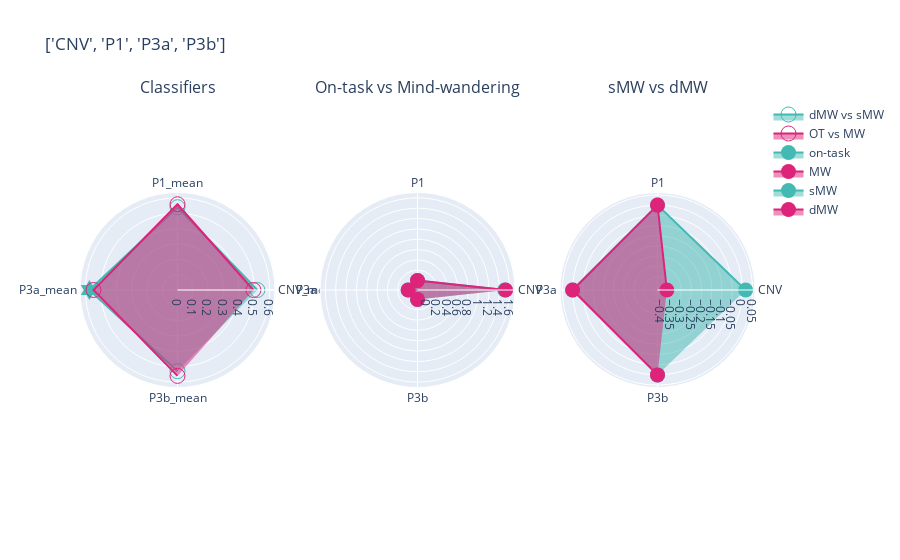
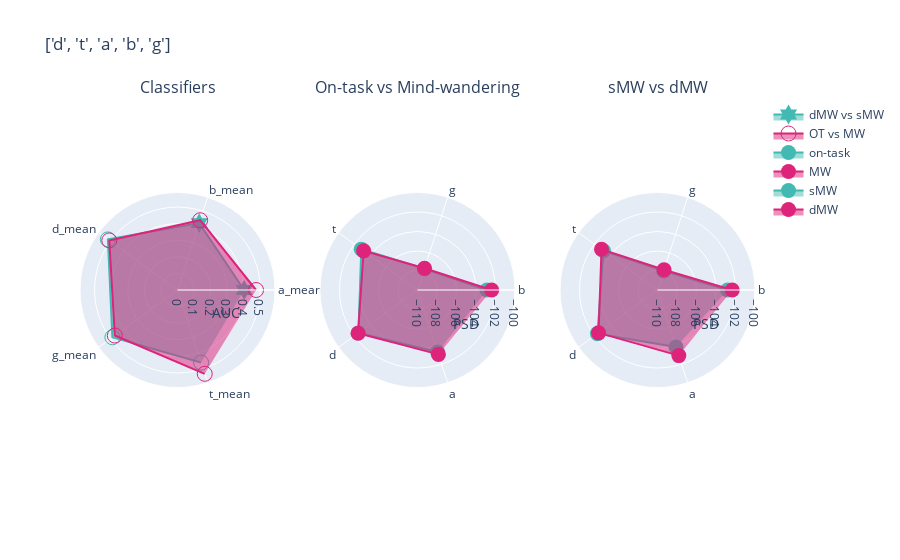
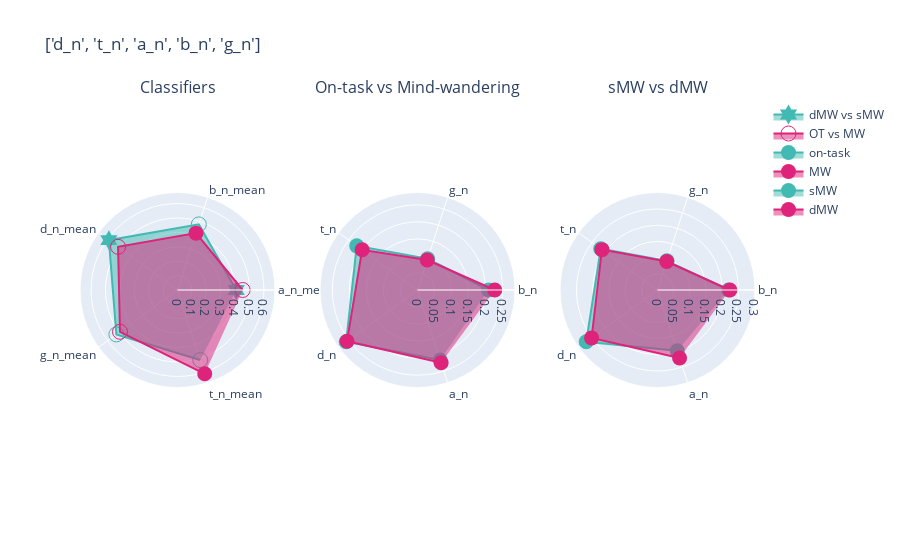
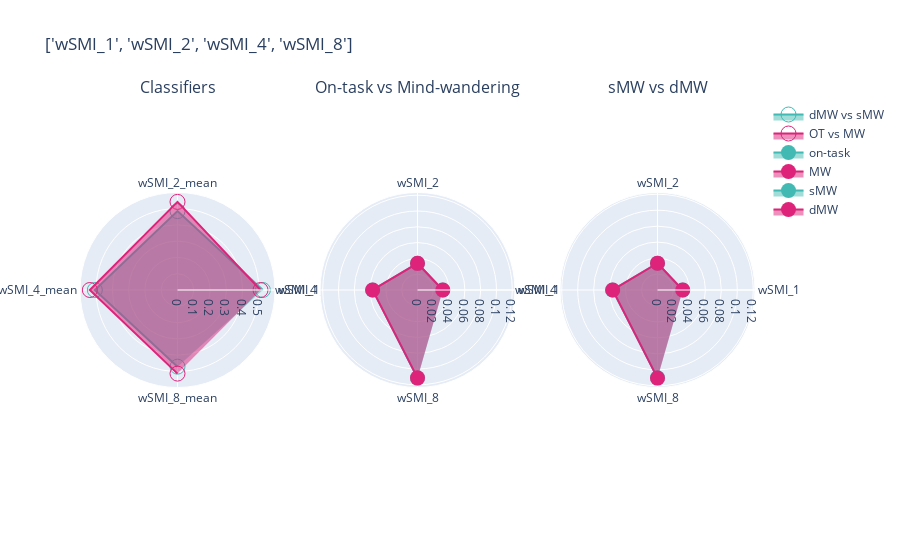

Notebook code cell kept with these figures, in order:
### Markdown cell above
# Radar plots for all type of markers

### Code cell
for i in types_markers:
    marker = i
    smw  = df_mw.query("mind == 'sMW'")
    smw = smw[smw['markers'].isin([i for i in marker])]
    dmw  = df_mw.query("mind == 'dMW'")
    dmw = dmw[dmw['markers'].isin([i for i in marker])]
    MW  = df_mind.query("mind2 == 'mw'")
    MW = MW[MW['markers'].isin([i for i in marker])]
    ot  = df_mind.query("mind2 == 'on-task'")
    ot = ot[ot['markers'].isin([i for i in marker])]
    mw =aucs_mw[aucs_mw['markers'].isin([i+'_mean' for i in marker])]
    mind =aucs_mind[aucs_mind['markers'].isin([i+'_mean' for i in marker])]


    fig = make_subplots(rows=1, cols=3, 
                        subplot_titles = ['Classifiers', 'On-task vs Mind-wandering','sMW vs dMW'],
                        specs=[[{"type": "scatterpolar"}, {"type": "polar"}, {"type": "polar"}]])

    fig.add_trace(go.Scatterpolar(
        r=mw.AUC,
        theta=mw['markers'],
        fill='toself',
        name='dMW vs sMW', 
        marker = {'color':lblue, 'size': 15},
        marker_symbol= mw.symbol.to_list()
    ),
        row = 1, col = 1)

    fig.add_trace(go.Scatterpolar(
        r=mind.AUC,
        theta=mind['markers'],
        fill='toself',
        name='OT vs MW',
        marker = {'color':pink, 'size': 15},
        marker_symbol= mind.symbol.to_list()
    ),
        row = 1, col = 1)

    fig.add_trace(go.Scatterpolar(
        r=ot.val,
        theta=ot['markers'],
        fill='toself',
        name='on-task', 
        marker = {'color':lblue, 'size': 15},
    #     marker_symbol= symbol_fun(dmw['markers'])
    ),
        row = 1, col = 2)

    fig.add_trace(go.Scatterpolar(
        r=MW.val,
        theta=MW['markers'],
        fill='toself',
        name='MW',
        marker = {'color':pink, 'size': 15},
    #     marker_symbol= 'symbol_fun(smw['markers'])'
    ),
        row = 1, col = 2)

    fig.add_trace(go.Scatterpolar(
        r=smw.val,
        theta=dmw['markers'],
        fill='toself',
        name='sMW', 
        marker = {'color':lblue, 'size': 15},
    #     marker_symbol= symbol_fun(dmw['markers'])
    ),
        row = 1, col = 3)

    fig.add_trace(go.Scatterpolar(
        r=dmw.val,
        theta=dmw['markers'],
        fill='toself',
        name='dMW',
        marker = {'color':pink, 'size': 15},
    #     marker_symbol= symbol_fun(smw['markers'])
    ),
        row = 1, col = 3)
    
    if marker == freqs:
        fig.update_polars(radialaxis= {'title': 'AUC',}, row=1, col=1)
        fig.update_polars(radialaxis= {'title': 'PSD','range':[-110, -100]}, row=1, col=2)
        fig.update_polars(radialaxis= {'title': 'PSD','range':[-110, -100]}, row=1, col=3)
    elif marker == p_e:
        fig.update_polars(radialaxis= {'title': 'AUC',}, row=1, col=1)
        fig.update_polars(radialaxis= {'title': 'PSD','range':[0.5, 1]}, row=1, col=2)
        fig.update_polars(radialaxis= {'title': 'PSD','range':[0.5, 1]}, row=1, col=3)

    fig.update_layout(
        title=f"{marker}",
    #     width=500,
    #     height=500,

        polar=dict(
        radialaxis=dict(
          visible=True,

        ),
      ),

    )

    fig.show()
#     pio.write_json(fig, 'Figs/radar_auc_freq_n.plotly')

### Figure 1 — Plotly figure (JSON) as saved in the notebook; plotly's stock layout.template omitted (floating-point values rounded to 4 significant figures)
{"data": [{"fill": "toself", "marker": {"color": "#42B9B2", "size": 15, "symbol": ["circle-open", "circle-open", "hexagram", "circle-open"]}, "name": "dMW vs sMW", "r": [0.5201, 0.5391, 0.5738, 0.5284], "subplot": "polar", "theta": ["CNV_mean", "P1_mean", "P3a_mean", "P3b_mean"], "type": "scatterpolar"}, {"fill": "toself", "marker": {"color": "#DE237B", "size": 15, "symbol": ["circle-open", "circle-open", "circle-open", "circle-open"]}, "name": "OT vs MW", "r": [0.4943, 0.5583, 0.5468, 0.5592], "subplot": "polar", "theta": ["CNV_mean", "P1_mean", "P3a_mean", "P3b_mean"], "type": "scatterpolar"}, {"fill": "toself", "marker": {"color": "#42B9B2", "size": 15}, "name": "on-task", "r": [1.504, 9.045e-07, 5.296e-07, 1.475e-06], "subplot": "polar2", "theta": ["CNV", "P1", "P3a", "P3b"], "type": "scatterpolar"}, {"fill": "toself", "marker": {"color": "#DE237B", "size": 15}, "name": "MW", "r": [1.522, 3.372e-07, -2.889e-07, 8.672e-07], "subplot": "polar2", "theta": ["CNV", "P1", "P3a", "P3b"], "type": "scatterpolar"}, {"fill": "toself", "marker": {"color": "#42B9B2", "size": 15}, "name": "sMW", "r": [0.01583, 3.141e-07, -4.459e-07, 1.504e-06], "subplot": "polar3", "theta": ["CNV", "P1", "P3a", "P3b"], "type": "scatterpolar"}, {"fill": "toself", "marker": {"color": "#DE237B", "size": 15}, "name": "dMW", "r": [-0.371, -1.692e-07, -1.253e-06, 1.214e-06], "subplot": "polar3", "theta": ["CNV", "P1", "P3a", "P3b"], "type": "scatterpolar"}], "layout": {"annotations": [{"font": {"size": 16}, "showarrow": false, "text": "Classifiers", "x": 0.1444, "xanchor": "center", "xref": "paper", "y": 1, "yanchor": "bottom", "yref": "paper"}, {"font": {"size": 16}, "showarrow": false, "text": "On-task vs Mind-wandering", "x": 0.5, "xanchor": "center", "xref": "paper", "y": 1, "yanchor": "bottom", "yref": "paper"}, {"font": {"size": 16}, "showarrow": false, "text": "sMW vs dMW", "x": 0.8556, "xanchor": "center", "xref": "paper", "y": 1, "yanchor": "bottom", "yref": "paper"}], "autosize": true, "polar": {"angularaxis": {"type": "category"}, "domain": {"x": [0, 0.2889], "y": [0, 1]}, "radialaxis": {"autorange": true, "range": [0, 0.6166], "type": "linear", "visible": true}}, "polar2": {"angularaxis": {"type": "category"}, "domain": {"x": [0.3556, 0.6444], "y": [0, 1]}, "radialaxis": {"autorange": true, "range": [-0.1227, 1.645], "type": "linear"}}, "polar3": {"angularaxis": {"type": "category"}, "domain": {"x": [0.7111, 1], "y": [0, 1]}, "radialaxis": {"autorange": true, "range": [-0.4021, 0.04702], "type": "linear"}}, "title": {"text": "['CNV', 'P1', 'P3a', 'P3b']"}}}

### Figure 2 — Plotly figure (JSON) as saved in the notebook; plotly's stock layout.template omitted (floating-point values rounded to 4 significant figures)
{"data": [{"fill": "toself", "marker": {"color": "#42B9B2", "size": 15, "symbol": ["hexagram", "hexagram", "circle-open", "circle-open", "circle-open"]}, "name": "dMW vs sMW", "r": [0.402, 0.4241, 0.5192, 0.4854, 0.4604], "subplot": "polar", "theta": ["a_mean", "b_mean", "d_mean", "g_mean", "t_mean"], "type": "scatterpolar"}, {"fill": "toself", "marker": {"color": "#DE237B", "size": 15, "symbol": ["circle-open", "circle-open", "circle-open", "circle-open", "circle-open"]}, "name": "OT vs MW", "r": [0.4738, 0.4424, 0.5086, 0.4672, 0.5314], "subplot": "polar", "theta": ["a_mean", "b_mean", "d_mean", "g_mean", "t_mean"], "type": "scatterpolar"}, {"fill": "toself", "marker": {"color": "#42B9B2", "size": 15}, "name": "on-task", "r": [-102.9, -107.7, -102.9, -102.5, -103.3], "subplot": "polar2", "theta": ["b", "g", "t", "d", "a"], "type": "scatterpolar"}, {"fill": "toself", "marker": {"color": "#DE237B", "size": 15}, "name": "MW", "r": [-102.4, -107.7, -103.2, -102.5, -103.1], "subplot": "polar2", "theta": ["b", "g", "t", "d", "a"], "type": "scatterpolar"}, {"fill": "toself", "marker": {"color": "#42B9B2", "size": 15}, "name": "sMW", "r": [-102.8, -107.9, -103.2, -102.4, -103.9], "subplot": "polar3", "theta": ["b", "g", "t", "d", "a"], "type": "scatterpolar"}, {"fill": "toself", "marker": {"color": "#DE237B", "size": 15}, "name": "dMW", "r": [-102.3, -107.8, -102.9, -102.5, -102.9], "subplot": "polar3", "theta": ["b", "g", "t", "d", "a"], "type": "scatterpolar"}], "layout": {"annotations": [{"font": {"size": 16}, "showarrow": false, "text": "Classifiers", "x": 0.1444, "xanchor": "center", "xref": "paper", "y": 1, "yanchor": "bottom", "yref": "paper"}, {"font": {"size": 16}, "showarrow": false, "text": "On-task vs Mind-wandering", "x": 0.5, "xanchor": "center", "xref": "paper", "y": 1, "yanchor": "bottom", "yref": "paper"}, {"font": {"size": 16}, "showarrow": false, "text": "sMW vs dMW", "x": 0.8556, "xanchor": "center", "xref": "paper", "y": 1, "yanchor": "bottom", "yref": "paper"}], "autosize": true, "polar": {"angularaxis": {"type": "category"}, "domain": {"x": [0, 0.2889], "y": [0, 1]}, "radialaxis": {"autorange": true, "range": [0, 0.5711], "title": {"text": "AUC"}, "type": "linear", "visible": true}}, "polar2": {"angularaxis": {"type": "category"}, "domain": {"x": [0.3556, 0.6444], "y": [0, 1]}, "radialaxis": {"autorange": false, "range": [-110, -100], "title": {"text": "PSD"}, "type": "linear"}}, "polar3": {"angularaxis": {"type": "category"}, "domain": {"x": [0.7111, 1], "y": [0, 1]}, "radialaxis": {"autorange": false, "range": [-110, -100], "title": {"text": "PSD"}, "type": "linear"}}, "title": {"text": "['d', 't', 'a', 'b', 'g']"}}}

### Figure 3 — Plotly figure (JSON) as saved in the notebook; plotly's stock layout.template omitted (floating-point values rounded to 4 significant figures)
{"data": [{"fill": "toself", "marker": {"color": "#42B9B2", "size": 15, "symbol": ["hexagram", "circle-open", "hexagram", "circle-open", "circle-open"]}, "name": "dMW vs sMW", "r": [0.4075, 0.4789, 0.5887, 0.5245, 0.5114], "subplot": "polar", "theta": ["a_n_mean", "b_n_mean", "d_n_mean", "g_n_mean", "t_n_mean"], "type": "scatterpolar"}, {"fill": "toself", "marker": {"color": "#DE237B", "size": 15, "symbol": ["circle-open", "circle", "circle-open", "circle-open", "circle"]}, "name": "OT vs MW", "r": [0.4521, 0.415, 0.51, 0.4934, 0.6117], "subplot": "polar", "theta": ["a_n_mean", "b_n_mean", "d_n_mean", "g_n_mean", "t_n_mean"], "type": "scatterpolar"}, {"fill": "toself", "marker": {"color": "#42B9B2", "size": 15}, "name": "on-task", "r": [0.2086, 0.09626, 0.2205, 0.2586, 0.216], "subplot": "polar2", "theta": ["b_n", "g_n", "t_n", "d_n", "a_n"], "type": "scatterpolar"}, {"fill": "toself", "marker": {"color": "#DE237B", "size": 15}, "name": "MW", "r": [0.2267, 0.09239, 0.2009, 0.2556, 0.2244], "subplot": "polar2", "theta": ["b_n", "g_n", "t_n", "d_n", "a_n"], "type": "scatterpolar"}, {"fill": "toself", "marker": {"color": "#42B9B2", "size": 15}, "name": "sMW", "r": [0.2192, 0.09461, 0.2167, 0.2721, 0.1975], "subplot": "polar3", "theta": ["b_n", "g_n", "t_n", "d_n", "a_n"], "type": "scatterpolar"}, {"fill": "toself", "marker": {"color": "#DE237B", "size": 15}, "name": "dMW", "r": [0.2234, 0.09241, 0.212, 0.2515, 0.2207], "subplot": "polar3", "theta": ["b_n", "g_n", "t_n", "d_n", "a_n"], "type": "scatterpolar"}], "layout": {"annotations": [{"font": {"size": 16}, "showarrow": false, "text": "Classifiers", "x": 0.1444, "xanchor": "center", "xref": "paper", "y": 1, "yanchor": "bottom", "yref": "paper"}, {"font": {"size": 16}, "showarrow": false, "text": "On-task vs Mind-wandering", "x": 0.5, "xanchor": "center", "xref": "paper", "y": 1, "yanchor": "bottom", "yref": "paper"}, {"font": {"size": 16}, "showarrow": false, "text": "sMW vs dMW", "x": 0.8556, "xanchor": "center", "xref": "paper", "y": 1, "yanchor": "bottom", "yref": "paper"}], "autosize": true, "polar": {"angularaxis": {"type": "category"}, "domain": {"x": [0, 0.2889], "y": [0, 1]}, "radialaxis": {"autorange": true, "range": [0, 0.6574], "type": "linear", "visible": true}}, "polar2": {"angularaxis": {"type": "category"}, "domain": {"x": [0.3556, 0.6444], "y": [0, 1]}, "radialaxis": {"autorange": true, "range": [0, 0.2779], "type": "linear"}}, "polar3": {"angularaxis": {"type": "category"}, "domain": {"x": [0.7111, 1], "y": [0, 1]}, "radialaxis": {"autorange": true, "range": [0, 0.2924], "type": "linear"}}, "title": {"text": "['d_n', 't_n', 'a_n', 'b_n', 'g_n']"}}}

### Figure 4 — Plotly figure (JSON) as saved in the notebook; plotly's stock layout.template omitted (floating-point values rounded to 4 significant figures)
{"data": [{"fill": "toself", "marker": {"color": "#42B9B2", "size": 15, "symbol": ["circle-open", "circle-open", "circle-open", "circle-open"]}, "name": "dMW vs sMW", "r": [0.5239, 0.4841, 0.5073, 0.4705], "subplot": "polar", "theta": ["wSMI_1_mean", "wSMI_2_mean", "wSMI_4_mean", "wSMI_8_mean"], "type": "scatterpolar"}, {"fill": "toself", "marker": {"color": "#DE237B", "size": 15, "symbol": ["circle-open", "circle-open", "circle-open", "circle-open"]}, "name": "OT vs MW", "r": [0.5096, 0.5409, 0.5381, 0.5131], "subplot": "polar", "theta": ["wSMI_1_mean", "wSMI_2_mean", "wSMI_4_mean", "wSMI_8_mean"], "type": "scatterpolar"}, {"fill": "toself", "marker": {"color": "#42B9B2", "size": 15}, "name": "on-task", "r": [0.03196, 0.03385, 0.05685, 0.1115], "subplot": "polar2", "theta": ["wSMI_1", "wSMI_2", "wSMI_4", "wSMI_8"], "type": "scatterpolar"}, {"fill": "toself", "marker": {"color": "#DE237B", "size": 15}, "name": "MW", "r": [0.03206, 0.03372, 0.0568, 0.1112], "subplot": "polar2", "theta": ["wSMI_1", "wSMI_2", "wSMI_4", "wSMI_8"], "type": "scatterpolar"}, {"fill": "toself", "marker": {"color": "#42B9B2", "size": 15}, "name": "sMW", "r": [0.03168, 0.03352, 0.05643, 0.11], "subplot": "polar3", "theta": ["wSMI_1", "wSMI_2", "wSMI_4", "wSMI_8"], "type": "scatterpolar"}, {"fill": "toself", "marker": {"color": "#DE237B", "size": 15}, "name": "dMW", "r": [0.0316, 0.03362, 0.05613, 0.1104], "subplot": "polar3", "theta": ["wSMI_1", "wSMI_2", "wSMI_4", "wSMI_8"], "type": "scatterpolar"}], "layout": {"annotations": [{"font": {"size": 16}, "showarrow": false, "text": "Classifiers", "x": 0.1444, "xanchor": "center", "xref": "paper", "y": 1, "yanchor": "bottom", "yref": "paper"}, {"font": {"size": 16}, "showarrow": false, "text": "On-task vs Mind-wandering", "x": 0.5, "xanchor": "center", "xref": "paper", "y": 1, "yanchor": "bottom", "yref": "paper"}, {"font": {"size": 16}, "showarrow": false, "text": "sMW vs dMW", "x": 0.8556, "xanchor": "center", "xref": "paper", "y": 1, "yanchor": "bottom", "yref": "paper"}], "autosize": true, "polar": {"angularaxis": {"type": "category"}, "domain": {"x": [0, 0.2889], "y": [0, 1]}, "radialaxis": {"autorange": true, "range": [0, 0.5812], "type": "linear", "visible": true}}, "polar2": {"angularaxis": {"type": "category"}, "domain": {"x": [0.3556, 0.6444], "y": [0, 1]}, "radialaxis": {"autorange": true, "range": [0, 0.1199], "type": "linear"}}, "polar3": {"angularaxis": {"type": "category"}, "domain": {"x": [0.7111, 1], "y": [0, 1]}, "radialaxis": {"autorange": true, "range": [0, 0.1187], "type": "linear"}}, "title": {"text": "['wSMI_1', 'wSMI_2', 'wSMI_4', 'wSMI_8']"}}}
